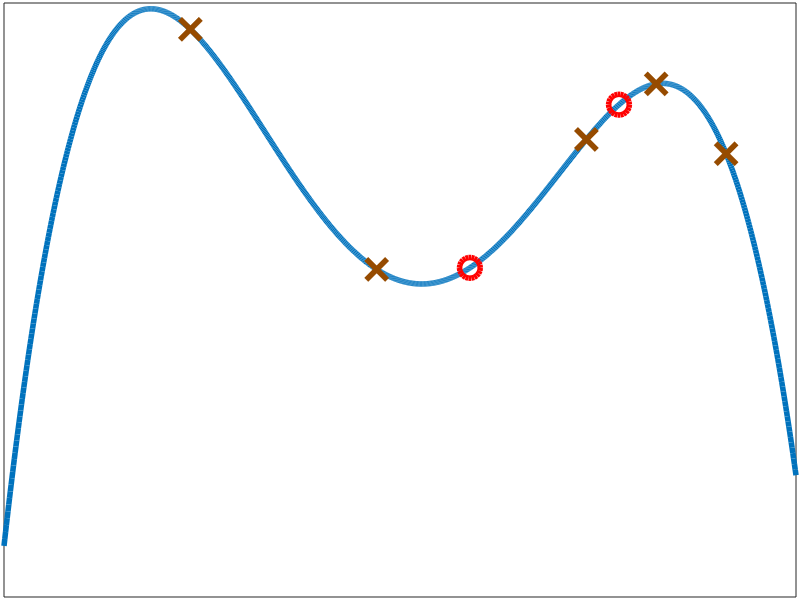
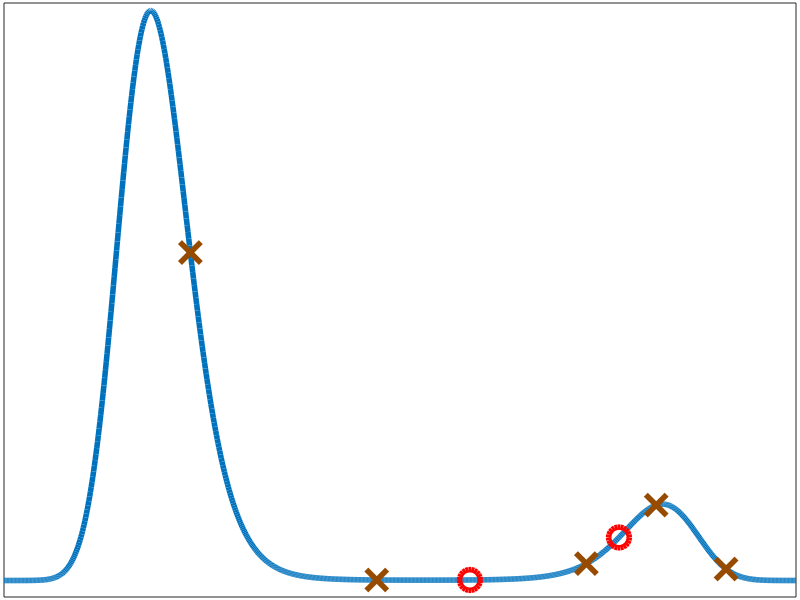

These figures' MATLAB source, in order:
% Bayesian Posterior Estimation
close all;
clear all;

f = @(t) - 70*(t+0.7).* (t+0.1).* (t-0.3).* (t-0.8);

x1 = -0.8;
x2 = 0.9;
xPts = [-0.4 0 0.45 0.6 0.75];
qPts = [0.2 0.52];

LW = 4;
MS = 15;

c1 = [150 75 0]/255;
c2 = 'r';

x = linspace(x1, x2, 1000);

figure;
plot(x, f(x), 'LineWidth', LW ); hold on
plot(xPts, f(xPts), 'x', 'LineWidth', LW, 'MarkerSize', MS, 'color', c1);
plot(qPts, f(qPts), 'o', 'LineWidth', LW, 'MarkerSize', MS, 'color', c2);
xlim([x1 x2]);
set(gca, 'XTick', [], 'YTick', []);
set(gca,'position',[0.005 0.005 0.99 0.99],'units','normalized');

figure;
plot(x, exp(f(x)), 'LineWidth', LW ); hold on
plot(xPts, exp(f(xPts)), 'x', 'LineWidth', LW, 'MarkerSize', MS, 'color', c1);
plot(qPts, exp(f(qPts)), 'o', 'LineWidth', LW, 'MarkerSize', MS, 'color', c2);
set(gca, 'XTick', [], 'YTick', []);
% text(qPts(1), exp(f(qPts(1))), '(a)', 'color', 'r');
% text(qPts(2), exp(f(qPts(2))), '(b)', 'color', 'r');
% set(gca,'DefaultTextFontSize',14)
xlim([x1 x2]);
ylim([-10 350]);
set(gca,'position',[0.005 0.005 0.99 0.99],'units','normalized');
